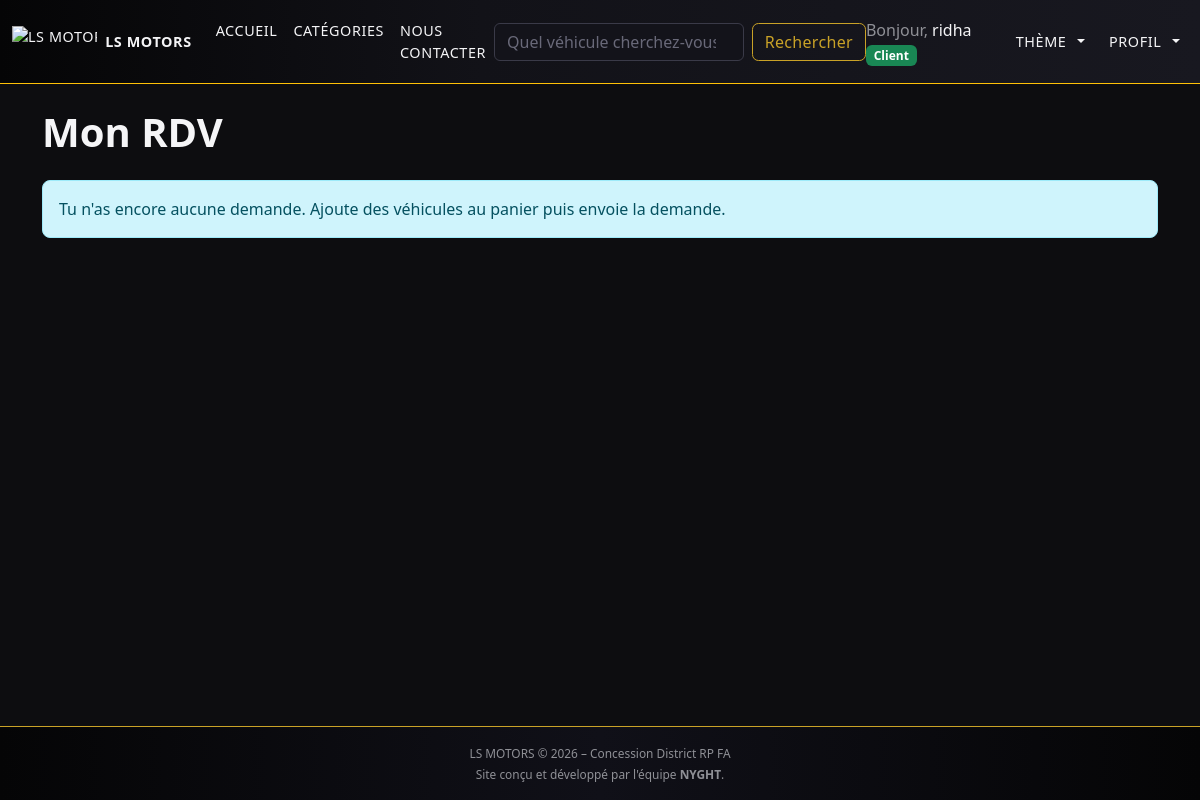
The page /index.php?page=rdv_client (signed in) on the database as committed earlier.
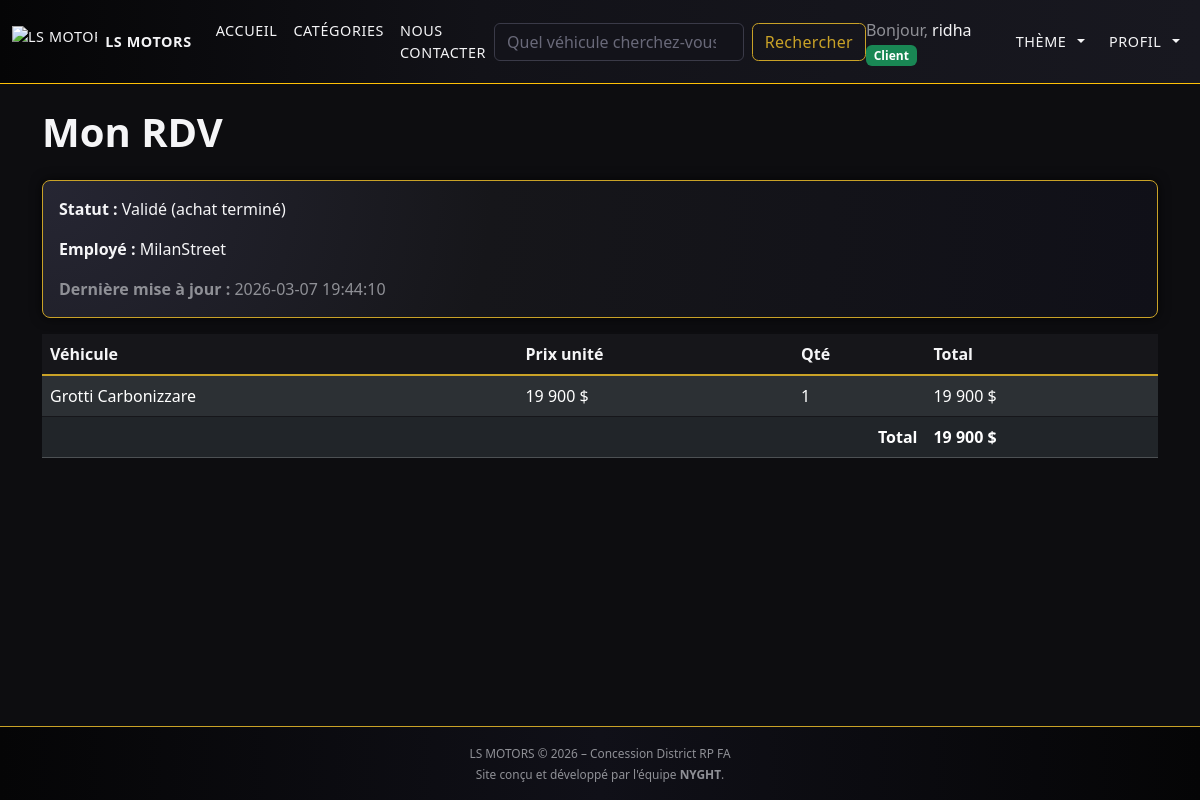
The same page on the database as committed later.
### tables this page shows
CREATE TABLE IF NOT EXISTS rdv (
    ID INT NOT NULL AUTO_INCREMENT PRIMARY KEY,
    ID_Client INT NOT NULL,
    ID_Employe INT NULL,
    Statut VARCHAR(20) NOT NULL DEFAULT 'demande',  
    DateCreation DATETIME NOT NULL DEFAULT CURRENT_TIMESTAMP,
    DateMaj DATETIME NOT NULL DEFAULT CURRENT_TIMESTAMP ON UPDATE CURRENT_TIMESTAMP,
    CONSTRAINT fk_rdv_client FOREIGN KEY (ID_Client) REFERENCES utilisateur(ID),
    CONSTRAINT fk_rdv_employe FOREIGN KEY (ID_Employe) REFERENCES utilisateur(ID)
);

CREATE TABLE utilisateur (
    ID INT NOT NULL AUTO_INCREMENT PRIMARY KEY,
    Nom VARCHAR(50) NOT NULL,
    Prenom VARCHAR(50) NOT NULL,
    Email VARCHAR(100) NOT NULL UNIQUE,
    Passwrd VARCHAR(255) NOT NULL,
    Role ENUM('admin','employe','joueur') NOT NULL DEFAULT 'joueur',
    DiscordPseudo VARCHAR(100) NULL,

    DateInscription DATETIME NOT NULL DEFAULT CURRENT_TIMESTAMP
);

CREATE TABLE IF NOT EXISTS rdv_item (
    ID INT NOT NULL AUTO_INCREMENT PRIMARY KEY,
    ID_RDV INT NOT NULL,
    ID_Vehicule INT NOT NULL,
    Quantite INT NOT NULL DEFAULT 1,
    PrixUnitaire DECIMAL(10,2) NOT NULL DEFAULT 0,
    CONSTRAINT fk_rdvitem_rdv FOREIGN KEY (ID_RDV) REFERENCES rdv(ID) ON DELETE CASCADE,
    CONSTRAINT fk_rdvitem_vehicule FOREIGN KEY (ID_Vehicule) REFERENCES vehicule(ID)
);

CREATE TABLE marque (
    ID INT NOT NULL AUTO_INCREMENT PRIMARY KEY,
    Nom VARCHAR(100) NOT NULL
);

CREATE TABLE vehicule (
    ID INT NOT NULL AUTO_INCREMENT PRIMARY KEY,
    NomModele VARCHAR(150) NOT NULL,
    ID_Marque INT NOT NULL,
    ID_Categorie INT NOT NULL,
    PrixCatalogue DECIMAL(10,2) NOT NULL,
    Description TEXT,
    Image VARCHAR(255),
    Actif TINYINT(1) NOT NULL DEFAULT 1,
    CONSTRAINT fk_vehicule_marque
        FOREIGN KEY (ID_Marque) REFERENCES marque(ID),
    CONSTRAINT fk_vehicule_categorie
        FOREIGN KEY (ID_Categorie) REFERENCES categorie(ID)
);

### model/rdv/rdvModel.php (called while the page is built, shortened)
<?php
class Rdv
{
    private PDO $bdd;
    public function __construct(PDO $bdd)
    {
        $this->bdd = $bdd;
    }
    public function getItems(int $idRdv): array
    {
        $req = $this->bdd->prepare("
            SELECT i.*, v.NomModele, m.Nom AS MarqueNom
            FROM rdv_item i
            JOIN vehicule v ON v.ID = i.ID_Vehicule
            JOIN marque m ON m.ID = v.ID_Marque
            WHERE i.ID_RDV = :id
            ORDER BY m.Nom, v.NomModele
        ");
        $req->execute([':id' => $idRdv]);
        return $req->fetchAll();
    }
}
?>

### view/pages/user/rdv_client.php (the view, shortened to what this page needs)
<?php
$idClient = (int)$_SESSION['utilisateur']['ID'];
$model = new Rdv($bdd);
$req = $bdd->prepare("
    SELECT r.*, e.DiscordPseudo AS EmployeDiscord
    FROM rdv r
    LEFT JOIN utilisateur e ON e.ID = r.ID_Employe
    WHERE r.ID_Client = :idClient
    ORDER BY r.DateMaj DESC
    LIMIT 1
");
$req->execute([':idClient' => $idClient]);
$rdv = $req->fetch();
?>
<h1 class="mb-4">Mon RDV</h1>
<?php if (!$rdv): ?>
    <div class="alert alert-info">
        Tu n'as encore aucune demande. Ajoute des véhicules au panier puis envoie la demande.
    </div>
<?php else: ?>
    <?php
        $statut = $rdv['Statut'];
        $label = $statut;
        if ($statut === 'valide') $label = "Validé (achat terminé)";
    ?>
    <div class="card bg-dark border mb-3">
        <div class="card-body">
            <p><b>Statut :</b> <?php echo htmlspecialchars($label); ?></p>
            <p><b>Employé :</b> <?php echo htmlspecialchars($rdv['EmployeDiscord'] ?? '—'); ?></p>
            <p class="text-secondary mb-0"><b>Dernière mise à jour :</b> <?php echo htmlspecialchars($rdv['DateMaj']); ?></p>
        </div>
    </div>
    <?php
        $items = $model->getItems((int)$rdv['ID']);
        $total = 0;
    ?>
    <div class="table-responsive">
        <table class="table table-dark table-striped align-middle">
            <thead>
                <tr>
                    <th>Véhicule</th>
                    <th>Prix unité</th>
                    <th>Qté</th>
                    <th>Total</th>
                </tr>
            </thead>
            <tbody>
            <?php foreach ($items as $it):
                $lt = (float)$it['PrixUnitaire'] * (int)$it['Quantite'];
                $total += $lt;
            ?>
                <tr>
                    <td><?php echo htmlspecialchars($it['MarqueNom'] . " " . $it['NomModele']); ?></td>
                    <td><?php echo number_format((float)$it['PrixUnitaire'], 0, ',', ' '); ?> $</td>
                    <td><?php echo (int)$it['Quantite']; ?></td>
                    <td><?php echo number_format($lt, 0, ',', ' '); ?> $</td>
                </tr>
            <?php endforeach; ?>
            </tbody>
            <tfoot>
                <tr>
                    <th colspan="3" class="text-end">Total</th>
                    <th><?php echo number_format($total, 0, ',', ' '); ?> $</th>
                </tr>
            </tfoot>
        </table>
    </div>
<?php endif; ?>

Rows that differ between the two databases and show on the page:
added rdv: Statut "Validé (achat terminé)", ID_Employe.DiscordPseudo "MilanStreet", DateMaj "2026-03-07 19:44:10"
added rdv_item: marque.Nom "Grotti Carbonizzare", PrixUnitaire "19 900", Quantite "1", lt "19 900"
Other text that changed with them:
$total: (not shown) → "19 900"
text no longer shown: "Tu n'as encore aucune demande. Ajoute des véhicules au panier puis envoie la demande."
text now shown: "Statut : Employé : Dernière mise à jour : Véhicule Prix unité Qté Total Total $"
